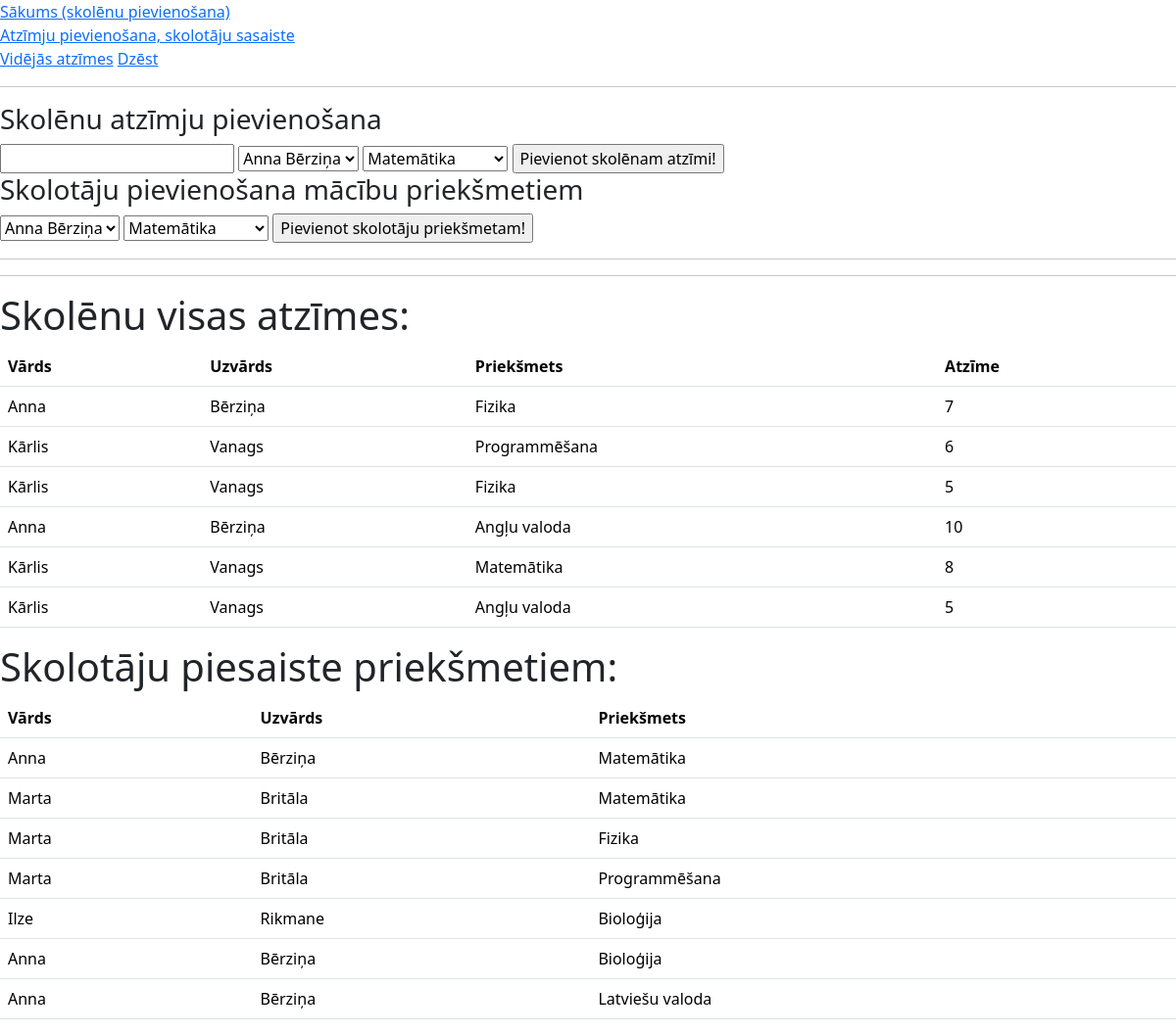
The page /pievienot on the database its author committed.
### tables this page shows
CREATE TABLE atzimes(
    id INTEGER PRIMARY KEY AUTOINCREMENT,
    atzime INTEGER NOT NULL,
    skolena_id INTEGER NOT NULL,
    prieksmeta_id INTEGER NOT NULL,
    FOREIGN KEY (skolena_id) REFERENCES skoleni(id),
    FOREIGN KEY (prieksmeta_id) REFERENCES prieksmeti(id)
                );

CREATE TABLE skoleni(
        id INTEGER PRIMARY KEY AUTOINCREMENT,
        vards TEXT NOT NULL,
        uzvards TEXT NOT NULL
        );

CREATE TABLE prieksmeti(
        id INTEGER PRIMARY KEY AUTOINCREMENT,
        nosaukums TEXT NOT NULL
        );

CREATE TABLE skolotaji(
        id INTEGER PRIMARY KEY AUTOINCREMENT,
        vards TEXT NOT NULL,
        uzvards TEXT NOT NULL
        );

### main.py (the view)
@app.route("/pievienot")
def pievienot():
    skolotaji = iegut_skolotajus()
    skoleni = iegut_skolenus()
    prieksmeti = iegut_prieksmetus()
    atzimju_dati = iegut_atzimes()
    skolotaju_prieksmeti = iegut_skolotaju_prieksmetus()
    return render_template("pievienot.html", skolotaji = skolotaji, skoleni=skoleni, prieksmeti=prieksmeti, atzimes = atzimju_dati, skolotajuPrieksmeti = skolotaju_prieksmeti)

### dati.py (called while the page is built)
def iegut_skolenus():
    cur = conn.cursor()
    cur.execute(
        """SELECT vards, uzvards, id FROM skoleni"""
    )
    conn.commit()
    dati = cur.fetchall()
    return dati

def iegut_skolotajus():
    cur = conn.cursor()
    cur.execute(
        """SELECT vards, uzvards, id FROM skolotaji"""
    )
    conn.commit()
    dati = cur.fetchall()
    return dati

def iegut_prieksmetus():
    cur = conn.cursor()
    cur.execute(
        """SELECT nosaukums, id FROM prieksmeti"""
    )
    conn.commit()
    dati = cur.fetchall()
    return dati

def iegut_atzimes():
    cur = conn.cursor()
    cur.execute(
        """SELECT vards, uzvards, nosaukums, atzime
        FROM
        (atzimes JOIN skoleni ON skoleni.id = atzimes.skolena_id)
        JOIN prieksmeti ON prieksmeti.id = atzimes.prieksmeta_id
        """
    )
    conn.commit()
    dati = cur.fetchall()
    return dati

def iegut_skolotaju_prieksmetus():
    cur = conn.cursor()
    cur.execute(
        """SELECT vards, uzvards, nosaukums
        FROM
        (skolotajuPrieksmeti JOIN skolotaji ON skolotaji.id = skolotajuPrieksmeti.skolotaja_id)
        JOIN prieksmeti ON prieksmeti.id = skolotajuPrieksmeti.prieksmeta_id
        """
    )
    conn.commit()
    dati = cur.fetchall()
    return dati

### templates/pievienot.html
{% extends "index.html"%}
{% block saturs%}
<form method="post" action = "/pievienot/atzimi">
    <h3>Skolēnu atzīmju pievienošana</h3>
    <input type="number" id="atzime" name="atzime">
    <select id = "skolens" name = "skolens">
        {% for viens in skoleni %}
        <option value = "{{viens[2]}}">{{viens[0]}} {{viens[1]}} </option>
        {% endfor %}
    </select>
    <select id = "prieksmets" name = "prieksmets">
        {% for viens in prieksmeti %}
        <option value = "{{viens[1]}}">{{viens[0]}}</option>
        {% endfor %}
    </select>
    <input type="submit" value="Pievienot skolēnam atzīmi!">
    </form>
<h3>Skolotāju pievienošana mācību priekšmetiem</h3>
<form method="post" action = "pievienot/skolotaji">
    <select id = "skolotajs" name = "skolotajs">
        {% for viens in skolotaji %}
        <option value = "{{viens[2]}}">{{viens[0]}} {{viens[1]}} </option>
        {% endfor %}
    </select>
    <select id = "prieksmets2" name = "prieksmets">
        {% for viens in prieksmeti %}
        <option value = "{{viens[1]}}">{{viens[0]}}</option>
        {% endfor %}
    </select>
    <input type="submit" value="Pievienot skolotāju priekšmetam!">
</form>
<hr><hr>
<h1>Skolēnu visas atzīmes:</h1>
<table class="table">
    <tr>
        <th>Vārds</th>
        <th>Uzvārds</th>
        <th>Priekšmets</th>
        <th>Atzīme</th>
    </tr>
    {% for viens in atzimes %}
    <tr>
    <td>{{viens[0]}}</td>
    <td>{{viens[1]}}</td>
    <td>{{viens[2]}}</td>
    <td>{{viens[3]}}</td>
    </tr>
    {% endfor %}
</table>
<h1>Skolotāju piesaiste priekšmetiem:</h1>
<table class="table">
    <tr>
        <th>Vārds</th>
        <th>Uzvārds</th>
        <th>Priekšmets</th>
    </tr>
    {% for viens in skolotajuPrieksmeti %}
    <tr>
    <td>{{viens[0]}}</td>
    <td>{{viens[1]}}</td>
    <td>{{viens[2]}}</td>
    </tr>
    {% endfor %}
</table>
{% endblock %}

### rows shown on the page
atzimes: vards "Anna", uzvards "Bērziņa", nosaukums "Fizika", atzime "7"
atzimes: vards "Kārlis", uzvards "Vanags", nosaukums "Programmēšana", atzime "6"
atzimes: vards "Kārlis", uzvards "Vanags", nosaukums "Fizika", atzime "5"
atzimes: vards "Anna", uzvards "Bērziņa", nosaukums "Angļu valoda", atzime "10"
atzimes: vards "Kārlis", uzvards "Vanags", nosaukums "Matemātika", atzime "8"
atzimes: vards "Kārlis", uzvards "Vanags", nosaukums "Angļu valoda", atzime "5"
skolotaji: vards "Anna", uzvards "Bērziņa", nosaukums "Matemātika"
skolotaji: vards "Marta", uzvards "Britāla", nosaukums "Matemātika", nosaukums "Fizika", nosaukums "Programmēšana"
skolotaji: vards "Ilze", uzvards "Rikmane", nosaukums "Bioloģija"
skolotaji: vards "Anna", uzvards "Bērziņa", nosaukums "Bioloģija", nosaukums "Latviešu valoda"

### other values the page prints
form field skolens "Anna Bērziņa"
form field prieksmets "Matemātika"
form field skolotajs "Anna Bērziņa"
